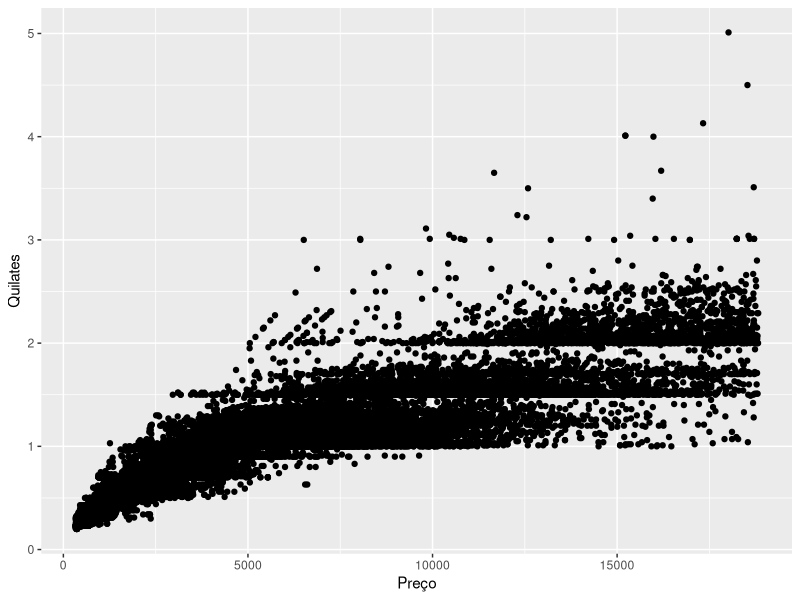
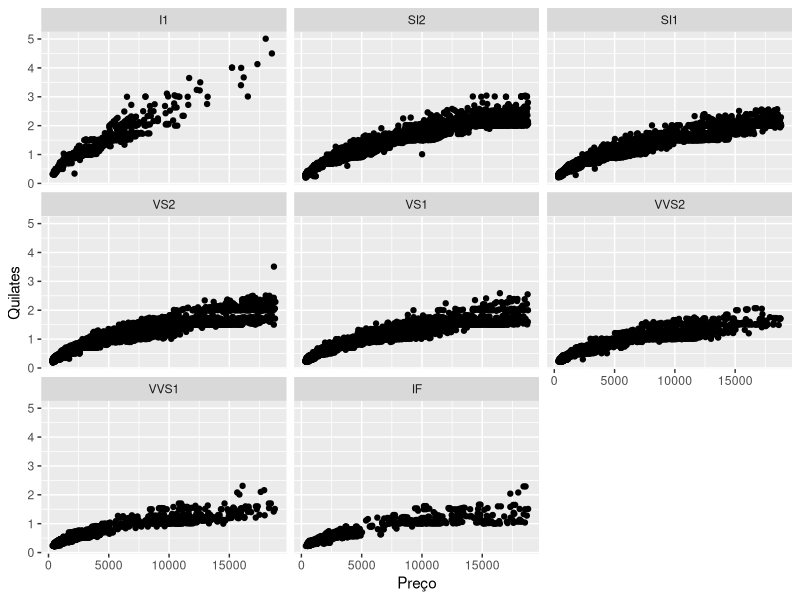
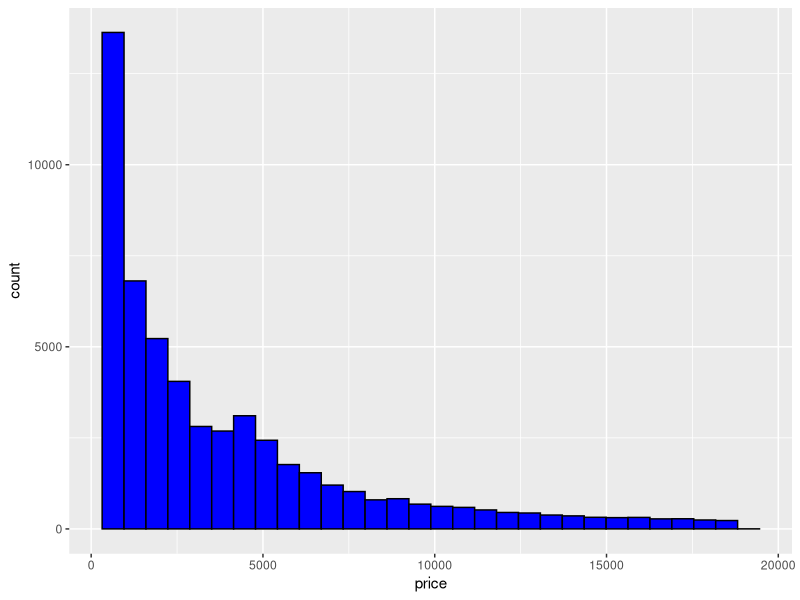

R code for these plots, in order: (Note: this script raises an error after producing the figures.)
## ---- chunk 1
knitr::opts_chunk$set(echo = TRUE)
## ---- chunk 2
library(magrittr)
library(dplyr)
library(ggplot2)

help(geom_point)

## ---- chunk 3

diamonds %>%
  ggplot(aes(x=price,y=carat)) + xlab("Preço") + ylab("Quilates") + geom_point()

## ---- chunk 4

diamonds %>%
  ggplot(aes(x=price,y=carat)) + geom_point()+ xlab("Preço") + ylab("Quilates") +  facet_wrap(~clarity)

## ---- chunk 5
diamonds %>% 
  ggplot(aes(x=price)) + geom_histogram(colour="black", fill="blue")
## ---- chunk 6
diamonds %>% 
  ggplot(aes(x=price)) + geom_histogram(colour="black", fill="blue") %>% 
  + geom_density()
## ---- chunk 7
diamonds %>% 
  ggplot(aes(cut, price)) + geom_boxplot(aes(colour=cut))
   
## ---- chunk 8

diamonds %>% 
  ggplot(aes(cut, price)) + geom_boxplot(aes(colour=cut)) + scale_colour_manual(labels=c("Fair"="", "Good" = "", "Very Good" = "", "Premium" = "", "Ideal" = ""), values=c("blue", "green", "red", "pink", "grey50"))

## ---- chunk 9

diamonds %>% 
  ggplot(aes(color)) + geom_bar()

## ---- chunk 10
economics %>% 
  ggplot(aes(unemploy, uempmed)) + geom_point() + xlab("Desempregados") + ylab("Tempo médio de desemprego")

## ---- chunk 11

library(lubridate)
economics %>% 
  ggplot(aes(unemploy, uempmed, color=year(date))) + geom_point() + xlab("Desempregados") + ylab("Tempo médio de desemprego")
         
## ---- chunk 12
economics %>% 
  ggplot(aes(date, unemploy)) + geom_line() + ylab("Desempregados") + xlab("Data")

## ---- chunk 13

ano = year(economics$date)

economics  %>%
  cbind(ano) %>% 
  group_by(ano) %>% 
  summarise(media_desem = mean(unemploy)) %>% 
  ggplot(aes(ano, media_desem, group = 1)) + geom_line() + xlab("Ano") + ylab("Número médio de desempregados")

## ---- chunk 14
ano <- year(economics$date)


economics  %>%
  cbind(ano) %>% 
  group_by(ano) %>% 
  summarise( media_desem = mean(unemploy), linf = quantile(unemploy, c(0.01)), lsup = quantile (unemploy, c(0.99))) %>% 
  ggplot(aes(ano, media_desem, group = 1)) + geom_line() + xlab("Ano") + ylab("Número médio de desempregados") + geom_ribbon(aes(ymin = linf, ymax = lsup), alpha = 0.3)

